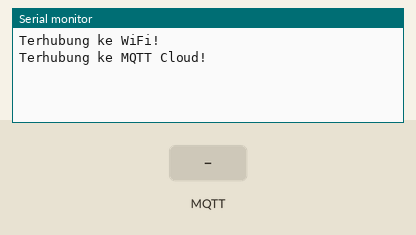
Simulated run of this sketch. Board: Arduino MKR. Parts: the last lines printed to the serial monitor. The inputs (shaded band) are chosen by the test bench. WiFi joins after 1.5 s; servers stay silent unless stated; no MQTT or app messages arrive unless stated.

Above: at 2.7 s.
2.8 s: MQTT message "1" arrives on the first subscribed topic
At 4.0 s:
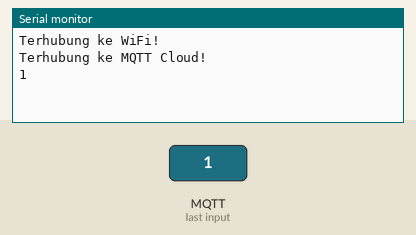
4.3 s: MQTT message "on" arrives on the first subscribed topic
At 5.1 s:
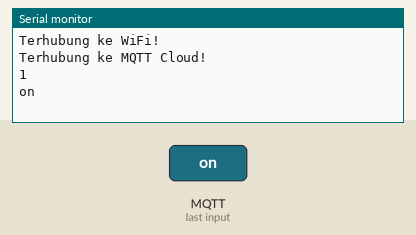
5.8 s: MQTT message "off" arrives on the first subscribed topic
At 6.2 s:
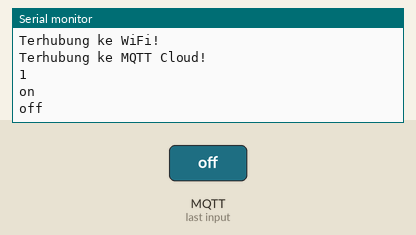

The sketch:

sub.ino
```cpp
#include "credential.h"
#include <ArduinoMqttClient.h>
#include <WiFi101.h>

WiFiClient wifiClient;
MqttClient mqttClient(wifiClient);
int count = 0;

void setup() {
    Serial.begin(9600);
    while(WiFi.begin(WIFI_SSID, WIFI_PASS) != WL_CONNECTED){
        Serial.print(".");
        delay(500);
    }
    Serial.println("Terhubung ke WiFi!");
    mqttClient.setId(MQTT_CLID);
    mqttClient.setUsernamePassword(MQTT_USER, MQTT_PASS);
    if (!mqttClient.connect(MQTT_BROKER, MQTT_PORT)){
        Serial.println("Gagal terhubung ke MQTT Cloud!");
        Serial.println(mqttClient.connectError());
    }
    Serial.println("Terhubung ke MQTT Cloud!");
    mqttClient.subscribe(MQTT_TOPIC);
}

void loop() {
    if (mqttClient.parseMessage()){
        while (mqttClient.available()){
        Serial.print((char)mqttClient.read());
        }
        Serial.println();
    }
}
```

credential.h
```cpp
#define WIFI_SSID "your_wifi_name"
#define WIFI_PASS "your_wifi_pass"
#define MQTT_BROKER "iot.reyax.com"
#define MQTT_USER "your_reyax_username"
#define MQTT_PASS "your_reyax_password"
#define MQTT_CLID "your_reyax_clientid"
#define MQTT_PORT 1883
#define MQTT_TOPIC "lintang"
```

Measured:
- after the input at 2.8 s, the serial monitor: prints a new line at once (image 1)
- after the input at 4.3 s, the serial monitor: prints a new line at once (image 2)
- after the input at 5.8 s, the serial monitor: prints a new line at once (image 3)
